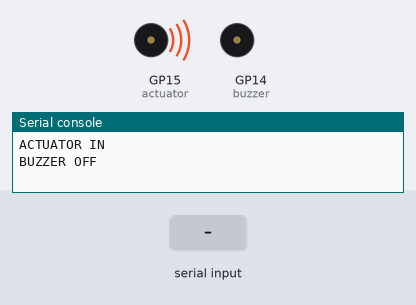
Bench run of a program on a simulated Raspberry Pi Pico running MicroPython. On the bench: buzzer (waves = sounding, pin HIGH), the last lines printed to the serial console. Inputs (shaded band) come from the test bench.

Above: at 1.2 s.
1.3 s: "TRIGGER" typed at the serial console, then Enter
At 1.64 s:
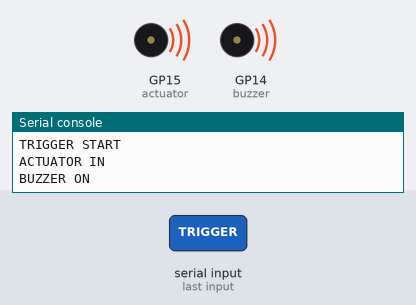
3.2 s: "OUT" typed at the serial console, then Enter
4.7 s: "IN" typed at the serial console, then Enter
Timing chart, 0 to 7.7 s (numbered marks = the images above; inputs shaded):
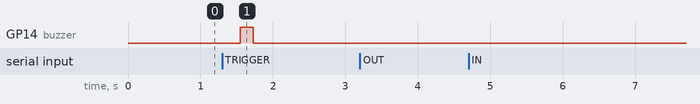

The program:

main_normal.py
```python
from machine import Pin, PWM
import time
import sys

ACTUATOR_PIN = 15
BUZZER_PIN = 14
ARM_EXTENSION_PERCENT = 35

MIN_PULSE_US = 1000
MAX_PULSE_US = 2400

actuator = PWM(Pin(ACTUATOR_PIN))
actuator.freq(50)

buzzer = Pin(BUZZER_PIN, Pin.OUT)
buzzer.value(0)

def clamp(value, minimum, maximum):
    return max(minimum, min(maximum, value))

def set_pulse_us(pulse_us):
    pulse_us = clamp(int(pulse_us), MIN_PULSE_US, MAX_PULSE_US)
    period_us = 20000
    duty = int((pulse_us / period_us) * 65535)
    actuator.duty_u16(duty)

def percent_to_pulse(percent):
    percent = clamp(int(percent), 0, 100)
    return MIN_PULSE_US + int((MAX_PULSE_US - MIN_PULSE_US) * percent / 100)

def actuator_in():
    print("ACTUATOR IN")
    set_pulse_us(MIN_PULSE_US)

def actuator_out(percent=100):
    percent = clamp(int(percent), 0, 100)
    print("ACTUATOR OUT", percent)
    set_pulse_us(percent_to_pulse(percent))

def buzzer_on():
    print("BUZZER ON")
    buzzer.value(1)

def buzzer_off():
    print("BUZZER OFF")
    buzzer.value(0)

def beep(duration=0.18):
    buzzer_on()
    time.sleep(max(0.05, float(duration)))
    buzzer_off()

def trigger_action(
    arm_percent=100,
    sound_delay=0.0,
    arm_delay=0.0,
    sound_enabled=True,
    arm_enabled=True,
):
    print("TRIGGER START")

    arm_percent = ARM_EXTENSION_PERCENT
    sound_delay = max(0.0, float(sound_delay))
    arm_delay = max(0.0, float(arm_delay))

    if arm_enabled:
        actuator_in()
        time.sleep(0.25)

    started = time.ticks_ms()
    sound_done = not sound_enabled
    arm_done = not arm_enabled

    while not (sound_done and arm_done):
        elapsed = time.ticks_diff(time.ticks_ms(), started) / 1000.0

        if not sound_done and elapsed >= sound_delay:
            beep(0.18)
            sound_done = True

        if not arm_done and elapsed >= arm_delay:
            actuator_out(arm_percent)
            time.sleep(1.0)
            actuator_in()
            time.sleep(0.25)
            arm_done = True

        time.sleep(0.01)

    buzzer_off()
    print("TRIGGER DONE")


print("Pico ready. Commands: TRIGGER [sound_delay arm_delay sound_enabled arm_enabled], OUT [percent], IN, BUZZ, OFF, TEST")

actuator_in()
buzzer_off()

while True:
    raw = sys.stdin.readline().strip()
    if not raw:
        continue

    parts = raw.split()
    command = parts[0].upper()

    try:
        if command == "TRIGGER":
            sound_delay = float(parts[1]) if len(parts) > 1 else 0.0
            arm_delay = float(parts[2]) if len(parts) > 2 else 0.0
            sound_enabled = bool(int(parts[3])) if len(parts) > 3 else True
            arm_enabled = bool(int(parts[4])) if len(parts) > 4 else True
            trigger_action(ARM_EXTENSION_PERCENT, sound_delay, arm_delay, sound_enabled, arm_enabled)

        elif command == "OUT":
            percent = int(parts[1]) if len(parts) > 1 else 100
            actuator_out(percent)

        elif command == "IN":
            actuator_in()

        elif command == "BUZZ":
            buzzer_on()

        elif command == "OFF":
            buzzer_off()
            actuator_in()

        elif command == "TEST":
            trigger_action(100, 0.0, 0.0, True, True)

        else:
            print("Unknown command:", raw)

    except Exception as exc:
        print("Command error:", exc)
```

Measured:
- after the input at 1.3 s, GP14 (buzzer): LOW → HIGH after 0.25 s, → LOW 0.18 s later
